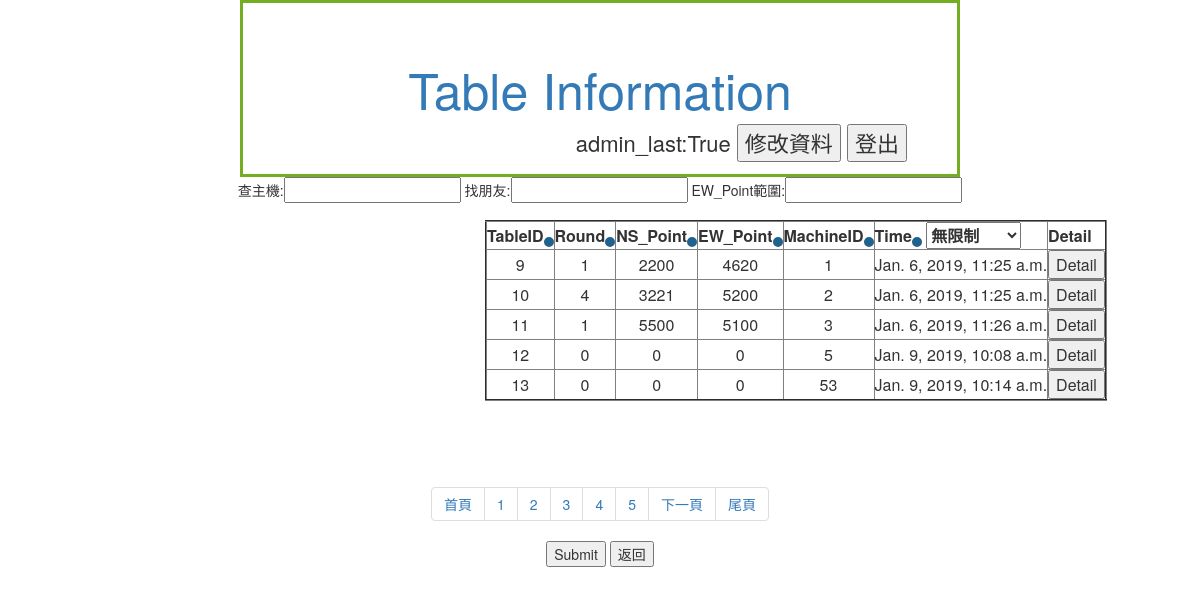
Screenshot of /Member/Table/ (signed in) with the database file from the repository.
### Member/models.py (models this page shows, shortened)
class table(models.Model):
    time = models.DateTimeField(verbose_name="time",auto_now=True)
    NS_TotalPoint = models.DecimalField(max_digits = 5,decimal_places=0)
    EW_TotalPoint = models.DecimalField(max_digits = 5,decimal_places=0)
    RoundNum = models.DecimalField(max_digits = 10,decimal_places=0)     #總共進行幾個ROUND Eg. 1/4/16
    MachineID = models.DecimalField(max_digits = 10,decimal_places=0)

### Member/views.py (the view, shortened to what this page needs)
# urls.py: path('Table/',views.tableinformation,name = 'table'),
@login_required(login_url='/Member/login/')
def tableinformation(request,tid='x'):
	permission = False
	seats = seat.objects.filter(PlayerID=request.user.id)
	mytable = []
	for s in seats:
		mytable.append(s.TableID.pk)
	mytable = set(mytable)		#去除重複
	tables = table.objects.filter(pk__in=mytable)		#一般使用者
	if request.user.is_staff==True:
		permission = True			#管理者
		tables = table.objects.all()
	name = Name(request)
	if	tid=="x":		# 牌桌資訊一覽
		paginator = Paginator(tables, 5)
		page = request.GET.get('page','1')
		tables = paginator.page(page)
		return render(request,"Member/table.html",locals())

### Member/views.py (called while the page is built)
def Name(request):
	name = request.user.first_name
	if name == "":
		name = request.user.username
	return name

### Member/templates/Member/table.html (shortened to what this page needs)
{% extends 'Member/base.html' %}
{%block title%}
    Table Information
{%endblock%}
{%block user%}
        {{name}}:{{permission}}
        <input type="button" value="修改資料" onclick="location='/Member/modify/'">
        <input type="button" value="登出" onclick="location='/Member/logout/'">
{%endblock%}
{%block content%}
<form method="post" action="/Member/Table/">
<div style="">
    查主機:<input type="text" name="BMBC">
    找朋友:<input type="text" name="Friend">
    EW_Point範圍:<input type="text" name="EW_Point"><br>
</div>
<div style="position:absolute;top:220px;left:485px">
    <table style="text-align:center;" border="2" align="center" >
        <th>TableID<input type="submit" name = 'order'value="TableID"></th>
        <th>Round<input type="submit" name = 'order'value="RoundNum"></th>
        <th>NS_Point<input type="submit" name = 'order'value="NS_TotalPoint"></th>
        <th>EW_Point<input type="submit" name = 'order'value="EW_TotalPoint"></th>
        <th>MachineID<input type="submit" name = 'order'value="MachineID"></th>
        <th>Time<input type="submit" name = 'order'value="-time">
            <select name="TimeRange">
                <option value="99999">無限制</option>
            </select>
        </th>
        <th>Detail</th>
        {%for table in tables%}
        <tr>
        <td>{{table.pk}}</td>
        <td>{{table.RoundNum}}</td>
        <td>{{table.NS_TotalPoint}}</td>
        <td>{{table.EW_TotalPoint}}</td>
        <td>{{table.MachineID}}</td>
        <td>{{table.time}}</td>
        <td><input type="button" onclick="location.href='{{table.pk}}'"value="Detail"></td>
        </tr>
        {%endfor%}
    </table>
</div>
{%endblock%}
{%block bottom%}
    <div>
            <ul class="pagination">
            <li><a href="/Member/Table/?page=1">首頁</a></li>
                 {% for num in tables.paginator.page_range %}
                    <li><a href="/Member/Table/?page={{ num }}">{{ num }}</a></li>
                 {% endfor %}
                {% if tables.has_next %}
                     <li><a href="/Member/Table/?page={{ tables.next_page_number }}">下一頁</a></li>
                {% endif %}
                <li><a href="/Member/Table/?page={{ tables.paginator.num_pages }}">尾頁</a></li>
             </ul>
        </div>
<input type="submit" class="a">
{%endblock%}

### Member/templates/Member/table.html (style rules this page uses)
input[type=submit]:not(.a) { -webkit-border-radius: 60; -moz-border-radius: 60; border-radius: 60px; font-size: 0px; padding: 0px; border: solid #1f628d 5px; text-decoration: none; }

### rows the page displays
table: pk "9", RoundNum "1", NS_TotalPoint "2200", EW_TotalPoint "4620", MachineID "1", time "Jan. 6, 2019, 11:25 a.m."
table: pk "10", RoundNum "4", NS_TotalPoint "3221", EW_TotalPoint "5200", MachineID "2", time "Jan. 6, 2019, 11:25 a.m."
table: pk "11", RoundNum "1", NS_TotalPoint "5500", EW_TotalPoint "5100", MachineID "3", time "Jan. 6, 2019, 11:26 a.m."
table: pk "12", RoundNum "0", NS_TotalPoint "0", EW_TotalPoint "0", MachineID "5", time "Jan. 9, 2019, 10:08 a.m."
table: pk "13", RoundNum "0", NS_TotalPoint "0", EW_TotalPoint "0", MachineID "53", time "Jan. 9, 2019, 10:14 a.m."

### other values shown
{{ name }} "admin_last"
{{ permission }} "True"
{{ num }} "1" "2" "3" "4" "5"
